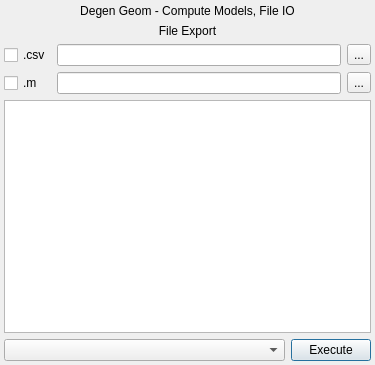
<?xml version="1.0" encoding="UTF-8"?>
<ui version="4.0">
 <class>DegenGeomScreen</class>
 <widget class="QDialog" name="DegenGeomScreen">
  <property name="geometry">
   <rect>
    <x>0</x>
    <y>0</y>
    <width>375</width>
    <height>365</height>
   </rect>
  </property>
  <property name="windowTitle">
   <string>Degen Geom</string>
  </property>
  <layout class="QGridLayout" name="gridLayout">
   <property name="leftMargin">
    <number>4</number>
   </property>
   <property name="topMargin">
    <number>4</number>
   </property>
   <property name="rightMargin">
    <number>4</number>
   </property>
   <property name="bottomMargin">
    <number>4</number>
   </property>
   <item row="0" column="0" colspan="3">
    <widget class="QLabel" name="screenHeader">
     <property name="text">
      <string>Degen Geom - Compute Models, File IO</string>
     </property>
     <property name="alignment">
      <set>Qt::AlignCenter</set>
     </property>
    </widget>
   </item>
   <item row="1" column="0" colspan="3">
    <widget class="QLabel" name="sectionHeader">
     <property name="text">
      <string>File Export</string>
     </property>
     <property name="alignment">
      <set>Qt::AlignCenter</set>
     </property>
    </widget>
   </item>
   <item row="2" column="0">
    <widget class="QCheckBox" name="csvFileButton">
     <property name="text">
      <string>.csv</string>
     </property>
    </widget>
   </item>
   <item row="2" column="1">
    <widget class="QLineEdit" name="csvFileOutput">
     <property name="readOnly">
      <bool>true</bool>
     </property>
    </widget>
   </item>
   <item row="2" column="2">
    <widget class="QToolButton" name="csvFileChooseButton">
     <property name="text">
      <string>...</string>
     </property>
    </widget>
   </item>
   <item row="3" column="0">
    <widget class="QCheckBox" name="mFileButton">
     <property name="text">
      <string>.m</string>
     </property>
    </widget>
   </item>
   <item row="3" column="1">
    <widget class="QLineEdit" name="mFileOutput">
     <property name="readOnly">
      <bool>true</bool>
     </property>
    </widget>
   </item>
   <item row="3" column="2">
    <widget class="QToolButton" name="mFileChooseButton">
     <property name="text">
      <string>...</string>
     </property>
    </widget>
   </item>
   <item row="4" column="0" colspan="3">
    <widget class="QTextBrowser" name="outputTextDisplay"/>
   </item>
   <item row="5" column="0" colspan="3">
    <layout class="QHBoxLayout" name="horizontalLayout">
     <item>
      <widget class="QComboBox" name="setChoice">
       <property name="sizePolicy">
        <sizepolicy hsizetype="Expanding" vsizetype="Fixed">
         <horstretch>0</horstretch>
         <verstretch>0</verstretch>
        </sizepolicy>
       </property>
      </widget>
     </item>
     <item>
      <widget class="QPushButton" name="computeButton">
       <property name="text">
        <string>Execute</string>
       </property>
      </widget>
     </item>
    </layout>
   </item>
  </layout>
 </widget>
 <resources/>
 <connections/>
</ui>
